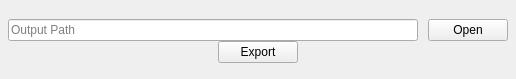
<?xml version="1.0" encoding="UTF-8"?>
<ui version="4.0">
 <class>export_tag_module</class>
 <widget class="QDialog" name="export_tag_module">
  <property name="geometry">
   <rect>
    <x>0</x>
    <y>0</y>
    <width>516</width>
    <height>79</height>
   </rect>
  </property>
  <property name="minimumSize">
   <size>
    <width>516</width>
    <height>79</height>
   </size>
  </property>
  <property name="maximumSize">
   <size>
    <width>16777215</width>
    <height>79</height>
   </size>
  </property>
  <property name="windowTitle">
   <string>Export Block</string>
  </property>
  <layout class="QVBoxLayout" name="verticalLayout_2">
   <property name="leftMargin">
    <number>8</number>
   </property>
   <property name="topMargin">
    <number>8</number>
   </property>
   <property name="rightMargin">
    <number>8</number>
   </property>
   <property name="bottomMargin">
    <number>4</number>
   </property>
   <item>
    <layout class="QVBoxLayout" name="verticalLayout">
     <property name="spacing">
      <number>0</number>
     </property>
     <item>
      <layout class="QHBoxLayout" name="horizontalLayout">
       <property name="spacing">
        <number>10</number>
       </property>
       <item>
        <widget class="QLineEdit" name="lineEdit_output_path">
         <property name="placeholderText">
          <string>Output Path</string>
         </property>
        </widget>
       </item>
       <item>
        <widget class="QPushButton" name="pushButton_open">
         <property name="focusPolicy">
          <enum>Qt::NoFocus</enum>
         </property>
         <property name="text">
          <string>Open</string>
         </property>
        </widget>
       </item>
      </layout>
     </item>
     <item>
      <layout class="QHBoxLayout" name="horizontalLayout_2">
       <property name="spacing">
        <number>0</number>
       </property>
       <item>
        <spacer name="horizontalSpacer">
         <property name="orientation">
          <enum>Qt::Horizontal</enum>
         </property>
         <property name="sizeHint" stdset="0">
          <size>
           <width>40</width>
           <height>20</height>
          </size>
         </property>
        </spacer>
       </item>
       <item>
        <widget class="QPushButton" name="pushButton_export">
         <property name="focusPolicy">
          <enum>Qt::NoFocus</enum>
         </property>
         <property name="text">
          <string>Export</string>
         </property>
        </widget>
       </item>
       <item>
        <spacer name="horizontalSpacer_2">
         <property name="orientation">
          <enum>Qt::Horizontal</enum>
         </property>
         <property name="sizeHint" stdset="0">
          <size>
           <width>40</width>
           <height>20</height>
          </size>
         </property>
        </spacer>
       </item>
      </layout>
     </item>
    </layout>
   </item>
  </layout>
 </widget>
 <resources/>
 <connections/>
</ui>
